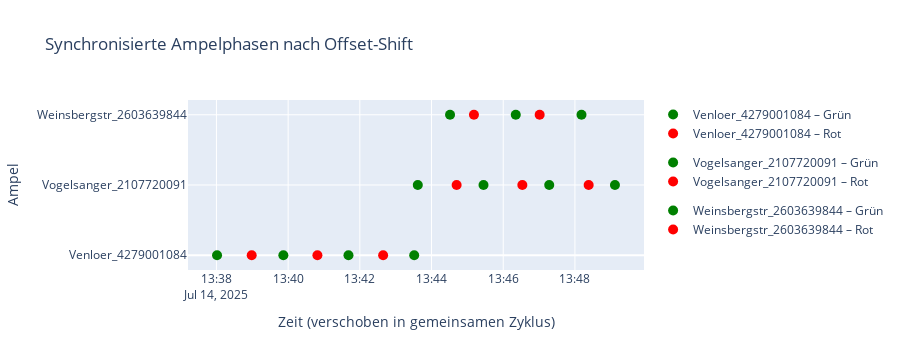

The cell this chart's notebook holds for it:
### Code cell
# %%
import plotly.graph_objects as go
from datetime import timedelta

# Bekannter Zyklus
cycle_length = 110  # Sekunden
ref_code = "Venloer_4279001084"
ref_times = dfs[ref_code][dfs[ref_code]['Value'] == 1]['Time'].reset_index(drop=True)
t0 = ref_times.iloc[0]

# Offsets berechnen wie zuvor (gegen t0)
offset_seconds = {}
for code, df in dfs.items():
    if code == ref_code:
        continue
    gruen = df[df['Value'] == 1]['Time'].reset_index(drop=True)
    offset = ((gruen - t0).dt.total_seconds() % cycle_length).mean()
    offset_seconds[code] = offset

# Marker-Vorbereitung
shifted_markers = []

ampel_ypos = {code: i for i, code in enumerate(dfs.keys())}

for code, df in dfs.items():
    df = df[df['Value'] != 0].copy()
    df = df.sort_values("Time").reset_index(drop=True)
    y = ampel_ypos[code]
    
    if code == ref_code:
        # keine Verschiebung
        shifted_df = df.copy()
    else:
        first_gruen = df[df['Value'] == 1]['Time'].iloc[0]
        offset_s = offset_seconds[code]
        delta = (first_gruen - t0).total_seconds() - offset_s
        shifted_df = df.copy()
        shifted_df['Time'] = df['Time'] - timedelta(seconds=delta)

    # Plot: Grün
    green_df = shifted_df[shifted_df['Value'] == 1]
    shifted_markers.append(go.Scatter(
        x=green_df['Time'],
        y=[y]*len(green_df),
        mode='markers',
        marker=dict(color='green', size=10),
        name=f"{code} – Grün",
        legendgroup=code,
        showlegend=True
    ))

    # Plot: Rot
    red_df = shifted_df[shifted_df['Value'] == -1]
    shifted_markers.append(go.Scatter(
        x=red_df['Time'],
        y=[y]*len(red_df),
        mode='markers',
        marker=dict(color='red', size=10),
        name=f"{code} – Rot",
        legendgroup=code,
        showlegend=True
    ))

# Plot anzeigen
fig = go.Figure(data=shifted_markers)

fig.update_layout(
    title="Synchronisierte Ampelphasen nach Offset-Shift",
    xaxis_title="Zeit (verschoben in gemeinsamen Zyklus)",
    yaxis=dict(
        tickvals=list(ampel_ypos.values()),
        ticktext=list(ampel_ypos.keys()),
        title="Ampel"
    ),
    height=50 + len(dfs)*100,
    hovermode='closest'
)

fig.show()

### Figure 1 — Plotly figure (JSON) as saved in the notebook; plotly's stock layout.template omitted (floating-point values rounded to 4 significant figures)
{"data": [{"legendgroup": "Venloer_4279001084", "marker": {"color": "green", "size": 10}, "mode": "markers", "name": "Venloer_4279001084 – Grün", "showlegend": true, "x": ["2025-07-14T13:38:01.000000000", "2025-07-14T13:39:52.000000000", "2025-07-14T13:41:41.000000000", "2025-07-14T13:43:31.000000000"], "y": [0, 0, 0, 0], "type": "scatter"}, {"legendgroup": "Venloer_4279001084", "marker": {"color": "red", "size": 10}, "mode": "markers", "name": "Venloer_4279001084 – Rot", "showlegend": true, "x": ["2025-07-14T13:38:59.000000000", "2025-07-14T13:40:49.000000000", "2025-07-14T13:42:39.000000000"], "y": [0, 0, 0], "type": "scatter"}, {"legendgroup": "Vogelsanger_2107720091", "marker": {"color": "green", "size": 10}, "mode": "markers", "name": "Vogelsanger_2107720091 – Grün", "showlegend": true, "x": ["2025-07-14T13:43:37.000000000", "2025-07-14T13:45:27.000000000", "2025-07-14T13:47:17.000000000", "2025-07-14T13:49:07.000000000"], "y": [1, 1, 1, 1], "type": "scatter"}, {"legendgroup": "Vogelsanger_2107720091", "marker": {"color": "red", "size": 10}, "mode": "markers", "name": "Vogelsanger_2107720091 – Rot", "showlegend": true, "x": ["2025-07-14T13:44:42.000000000", "2025-07-14T13:46:32.000000000", "2025-07-14T13:48:23.000000000"], "y": [1, 1, 1], "type": "scatter"}, {"legendgroup": "Weinsbergstr_2603639844", "marker": {"color": "green", "size": 10}, "mode": "markers", "name": "Weinsbergstr_2603639844 – Grün", "showlegend": true, "x": ["2025-07-14T13:44:31.000000000", "2025-07-14T13:46:21.000000000", "2025-07-14T13:48:11.000000000"], "y": [2, 2, 2], "type": "scatter"}, {"legendgroup": "Weinsbergstr_2603639844", "marker": {"color": "red", "size": 10}, "mode": "markers", "name": "Weinsbergstr_2603639844 – Rot", "showlegend": true, "x": ["2025-07-14T13:45:11.000000000", "2025-07-14T13:47:01.000000000"], "y": [2, 2], "type": "scatter"}], "layout": {"yaxis": {"tickvals": [0, 1, 2], "ticktext": ["Venloer_4279001084", "Vogelsanger_2107720091", "Weinsbergstr_2603639844"], "title": {"text": "Ampel"}}, "title": {"text": "Synchronisierte Ampelphasen nach Offset-Shift"}, "xaxis": {"title": {"text": "Zeit (verschoben in gemeinsamen Zyklus)"}}, "height": 350, "hovermode": "closest"}}
